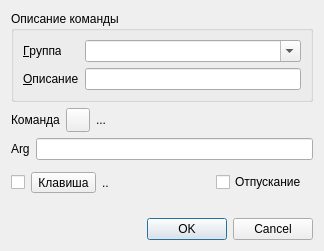
<?xml version="1.0" encoding="UTF-8"?>
<ui version="4.0">
 <class>EditCommandDialog</class>
 <widget class="QDialog" name="EditCommandDialog">
  <property name="geometry">
   <rect>
    <x>0</x>
    <y>0</y>
    <width>324</width>
    <height>251</height>
   </rect>
  </property>
  <property name="font">
   <font>
    <family>Liberation Sans</family>
    <pointsize>9</pointsize>
   </font>
  </property>
  <property name="windowTitle">
   <string>Редакт. команду</string>
  </property>
  <layout class="QVBoxLayout" name="verticalLayout">
   <item>
    <widget class="QGroupBox" name="groupLayout">
     <property name="title">
      <string>Описание команды</string>
     </property>
     <layout class="QFormLayout" name="formLayout">
      <item row="0" column="0">
       <widget class="QLabel" name="groupLabel">
        <property name="text">
         <string>&amp;Группа</string>
        </property>
        <property name="buddy">
         <cstring>group</cstring>
        </property>
       </widget>
      </item>
      <item row="0" column="1">
       <widget class="QComboBox" name="group">
        <property name="toolTip">
         <string>Выбрать/создать группу</string>
        </property>
        <property name="editable">
         <bool>true</bool>
        </property>
       </widget>
      </item>
      <item row="1" column="0">
       <widget class="QLabel" name="descriptionLabel">
        <property name="text">
         <string>&amp;Описание</string>
        </property>
        <property name="buddy">
         <cstring>description</cstring>
        </property>
       </widget>
      </item>
      <item row="1" column="1">
       <widget class="QLineEdit" name="description">
        <property name="toolTip">
         <string>Редакт. описание</string>
        </property>
       </widget>
      </item>
     </layout>
    </widget>
   </item>
   <item>
    <layout class="QHBoxLayout" name="commandLayout">
     <item>
      <widget class="QLabel" name="commandLabel">
       <property name="sizePolicy">
        <sizepolicy hsizetype="Maximum" vsizetype="Preferred">
         <horstretch>0</horstretch>
         <verstretch>0</verstretch>
        </sizepolicy>
       </property>
       <property name="text">
        <string>Команда</string>
       </property>
      </widget>
     </item>
     <item>
      <widget class="QPushButton" name="showFileDialog">
       <property name="minimumSize">
        <size>
         <width>24</width>
         <height>24</height>
        </size>
       </property>
       <property name="maximumSize">
        <size>
         <width>24</width>
         <height>24</height>
        </size>
       </property>
       <property name="toolTip">
        <string>Выбрать команду</string>
       </property>
       <property name="text">
        <string/>
       </property>
       <property name="icon">
        <iconset resource="../resources/res.qrc">
         <normaloff>:/load.png</normaloff>:/load.png</iconset>
       </property>
      </widget>
     </item>
     <item>
      <widget class="QLabel" name="command">
       <property name="text">
        <string>...</string>
       </property>
      </widget>
     </item>
    </layout>
   </item>
   <item>
    <layout class="QHBoxLayout" name="argsLayout">
     <item>
      <widget class="QLabel" name="argsLabel">
       <property name="text">
        <string>Arg</string>
       </property>
      </widget>
     </item>
     <item>
      <widget class="QLineEdit" name="args">
       <property name="toolTip">
        <string>Редакт. аргументы</string>
       </property>
      </widget>
     </item>
    </layout>
   </item>
   <item>
    <layout class="QHBoxLayout" name="keyLayout">
     <property name="topMargin">
      <number>6</number>
     </property>
     <property name="rightMargin">
      <number>6</number>
     </property>
     <item>
      <widget class="QCheckBox" name="keyAssociate">
       <property name="toolTip">
        <string>Привязать клавишу к команде</string>
       </property>
       <property name="text">
        <string/>
       </property>
      </widget>
     </item>
     <item>
      <widget class="ButtonSwitch" name="keyCapture">
       <property name="toolTip">
        <string>Нажмите клавишу</string>
       </property>
       <property name="text">
        <string>Клавиша</string>
       </property>
       <property name="checkable">
        <bool>true</bool>
       </property>
      </widget>
     </item>
     <item>
      <widget class="QLabel" name="keyLabel">
       <property name="sizePolicy">
        <sizepolicy hsizetype="Expanding" vsizetype="Preferred">
         <horstretch>0</horstretch>
         <verstretch>0</verstretch>
        </sizepolicy>
       </property>
       <property name="toolTip">
        <string>Привязанная клавиша</string>
       </property>
       <property name="text">
        <string>..</string>
       </property>
      </widget>
     </item>
     <item>
      <widget class="QCheckBox" name="keyRelease">
       <property name="toolTip">
        <string>Запуск при отпускании клавиши</string>
       </property>
       <property name="text">
        <string>Отпускание</string>
       </property>
      </widget>
     </item>
    </layout>
   </item>
   <item>
    <spacer name="verticalSpacer">
     <property name="orientation">
      <enum>Qt::Vertical</enum>
     </property>
     <property name="sizeHint" stdset="0">
      <size>
       <width>20</width>
       <height>40</height>
      </size>
     </property>
    </spacer>
   </item>
   <item>
    <widget class="QDialogButtonBox" name="buttonBox">
     <property name="orientation">
      <enum>Qt::Horizontal</enum>
     </property>
     <property name="standardButtons">
      <set>QDialogButtonBox::Cancel|QDialogButtonBox::Ok</set>
     </property>
    </widget>
   </item>
  </layout>
 </widget>
 <customwidgets>
  <customwidget>
   <class>ButtonSwitch</class>
   <extends>QToolButton</extends>
   <header>gui/buttonswitch.h</header>
  </customwidget>
 </customwidgets>
 <tabstops>
  <tabstop>description</tabstop>
  <tabstop>buttonBox</tabstop>
  <tabstop>group</tabstop>
 </tabstops>
 <resources>
  <include location="../resources/res.qrc"/>
 </resources>
 <connections>
  <connection>
   <sender>buttonBox</sender>
   <signal>accepted()</signal>
   <receiver>EditCommandDialog</receiver>
   <slot>accept()</slot>
   <hints>
    <hint type="sourcelabel">
     <x>257</x>
     <y>194</y>
    </hint>
    <hint type="destinationlabel">
     <x>157</x>
     <y>203</y>
    </hint>
   </hints>
  </connection>
  <connection>
   <sender>buttonBox</sender>
   <signal>rejected()</signal>
   <receiver>EditCommandDialog</receiver>
   <slot>reject()</slot>
   <hints>
    <hint type="sourcelabel">
     <x>314</x>
     <y>194</y>
    </hint>
    <hint type="destinationlabel">
     <x>286</x>
     <y>203</y>
    </hint>
   </hints>
  </connection>
 </connections>
</ui>
